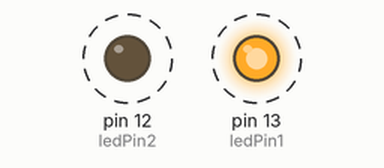
Simulated run of this sketch. Board: Arduino Uno, built with avr-gcc and run on an emulated ATmega328P. Parts: output pins drawn as LEDs (lit = HIGH). Dashed ring = blinking.

Above: at 0.5 s.
Timing chart, 0 to 4.6 s (numbered marks = the images above):
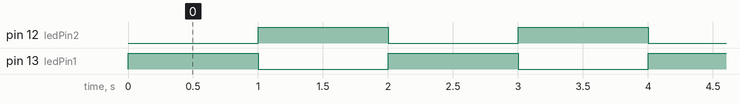

Measured:
- by itself, pin 12 (ledPin2), pin 13 (ledPin1): alternates HIGH for 1.0 s and LOW for 1.0 s

The sketch:

2LED.ino
```cpp
// 2つのLEDを制御するサンプルコード

// LEDが接続されているデジタルピン
const int ledPin1 = 13;
const int ledPin2 = 12;

void setup() {
  // LEDのピンを出力に設定
  pinMode(ledPin1, OUTPUT);
  pinMode(ledPin2, OUTPUT);
}

void loop() {
  // LED1を点灯、LED2を消灯
  digitalWrite(ledPin1, HIGH);
  digitalWrite(ledPin2, LOW);
  delay(1000);  // 1秒待つ

  // LED1を消灯、LED2を点灯
  digitalWrite(ledPin1, LOW);
  digitalWrite(ledPin2, HIGH);
  delay(1000);  // 1秒待つ
}
```
